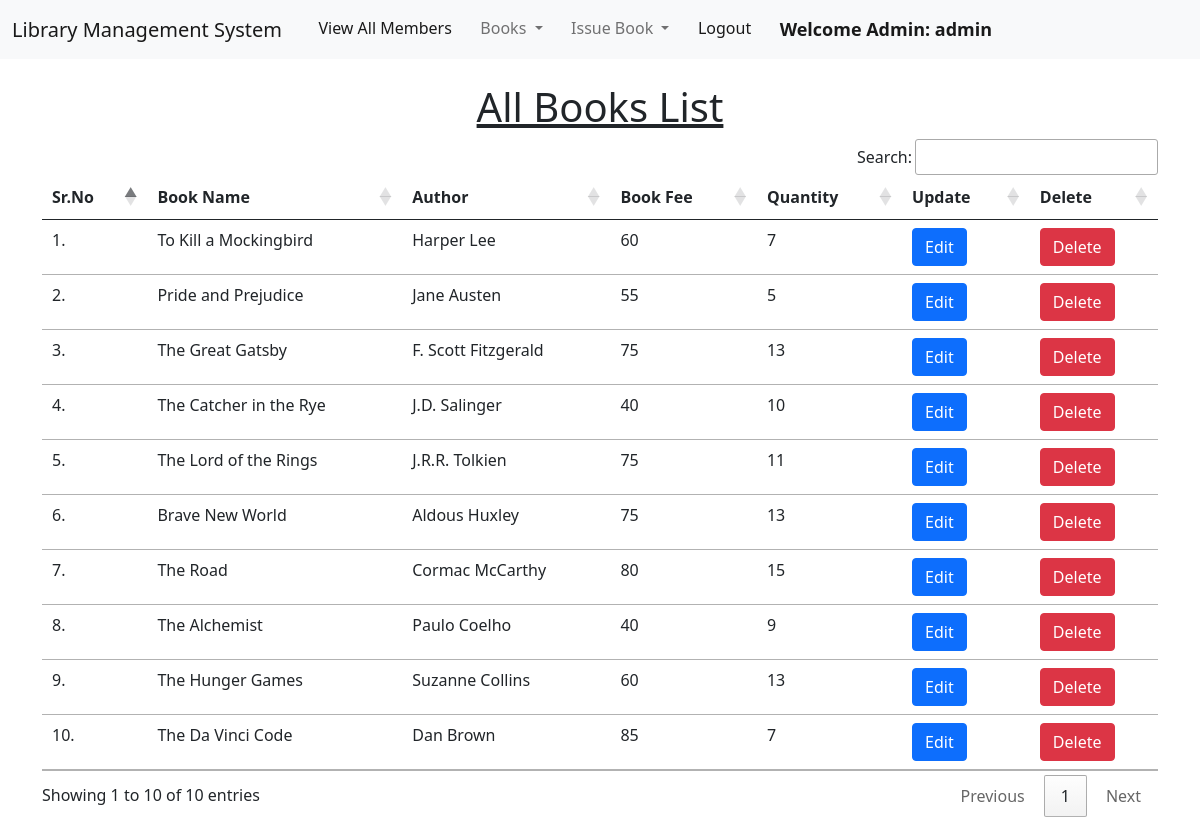
Page /view_books/ (signed in) on the committed database.
### Library/models.py (models this page shows, shortened)
class Book(models.Model):
    name = models.CharField(max_length=200)
    author = models.CharField(max_length=200)
    fees = models.PositiveIntegerField()
    quantity = models.PositiveIntegerField()

### Library/views.py (the view)
# urls.py: path("view_books/", views.view_books, name="view_books"),
@login_required(login_url = '/admin_login')
def view_books(request):
    books = Book.objects.all()
    return render(request, "view_books.html", {'books':books})

### Library/templates/view_books.html (shortened to what this page needs)
{% extends 'admin_navbar.html' %}
{% load static %}
{% block body %}
<div class="container mt-4">
    <h1 class="text-center"><u>All Books List</u></h1>
    <table class="table table-hover" id="example">
        <thead>
            <tr>
                <th>Sr.No</th>
                <th>Book Name</th>
                <th>Author</th>
                <th>Book Fee</th>
                <th>Quantity</th>
                <th>Update</th>
                <th>Delete</th>
            </tr>
        </thead>
        <tbody>
            {% for book in books %}
            <tr>
                <td>{{forloop.counter}}.</td>
                <td>{{book.name}}</td>
                <td>{{book.author}}</td>
                <td>{{book.fees}}</td>
                <td>{{book.quantity}}</td>
                <td><a href="/edit_book/{{book.id}}" class="btn btn-primary">Edit</a></td>
                <td><a href="/delete_book/{{book.id}}/" class="btn btn-danger" onclick="return confirm('Are you sure you want to delete this book?')">Delete</a></td>
            </tr>
            {% endfor %}
        </tbody>
    </table>
    </div>
{% endblock %}

### Library/templates/admin_navbar.html (shortened to what this page needs)
<!doctype html>
<html lang="en">
  <head>
    <link href="https://cdn.jsdelivr.net/npm/bootstrap@5.1.0/dist/css/bootstrap.min.css" rel="stylesheet">
    <link rel="stylesheet" href="https://cdn.datatables.net/1.10.25/css/jquery.dataTables.min.css">
    <link rel="stylesheet" href="https://cdn.datatables.net/buttons/1.7.1/css/buttons.dataTables.min.css">
  </head>
  <body>
    <nav class="navbar navbar-expand-lg navbar-light bg-light">
        <div class="container-fluid">
          <a class="navbar-brand" href="#">Library Management System</a>
          <div class="collapse navbar-collapse" id="navbarSupportedContent">
            <ul class="navbar-nav me-auto mb-2 mb-lg-0">
              <li class="nav-item">
                <a class="nav-link active" aria-current="page" href="/view_members/">View All Members</a>
              </li>
              <li class="nav-item dropdown">
                <a class="nav-link dropdown-toggle" href="#" id="navbarDropdown" role="button" data-bs-toggle="dropdown" aria-expanded="false">
                  Books
                </a>
              </li>
              <li class="nav-item dropdown">
                <a class="nav-link dropdown-toggle" href="#" id="navbarDropdown" role="button" data-bs-toggle="dropdown" aria-expanded="false">
                  Issue Book
                </a>
              </li>
              <li class="nav-item">
                <a class="nav-link active" aria-current="page" href="/logout/">Logout</a>
              </li>
              <li class="nav-item">
                <a style="font-weight:600; font-family:'Segoe UI', Tahoma, Geneva, Verdana, sans-serif; font-size: large;" class="nav-link active" href="#">Welcome Admin: {{request.user}}</a>
              </li>
            </ul>
          </div>
        </div>
      </nav>
      {% block body %}
      {% endblock %}
  </body>
</html>

### rows in the picture
Book: name "To Kill a Mockingbird", author "Harper Lee", fees "60", quantity "7"
Book: name "Pride and Prejudice", author "Jane Austen", fees "55", quantity "5"
Book: name "The Great Gatsby", author "F. Scott Fitzgerald", fees "75", quantity "13"
Book: name "The Catcher in the Rye", author "J.D. Salinger", fees "40", quantity "10"
Book: name "The Lord of the Rings", author "J.R.R. Tolkien", fees "75", quantity "11"
Book: name "Brave New World", author "Aldous Huxley", fees "75", quantity "13"
Book: name "The Road", author "Cormac McCarthy", fees "80", quantity "15"
Book: name "The Alchemist", author "Paulo Coelho", fees "40", quantity "9"
Book: name "The Hunger Games", author "Suzanne Collins", fees "60", quantity "13"
Book: name "The Da Vinci Code", author "Dan Brown", fees "85", quantity "7"

### other values in the picture
{{ request.user }} "admin"
